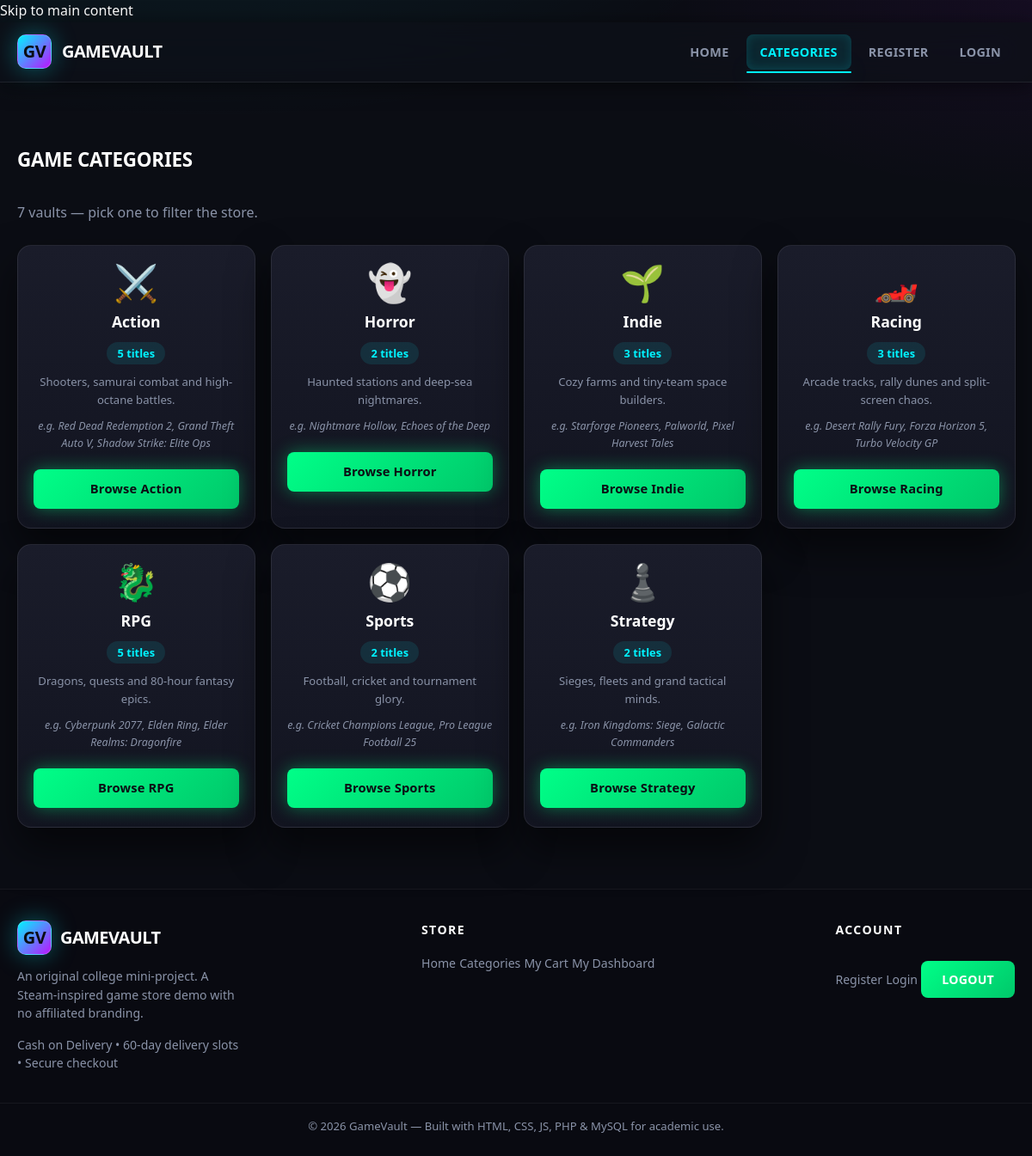
/categories.php, run on the app's committed database.
### tables this page shows
CREATE TABLE IF NOT EXISTS categories (
  category_id INT AUTO_INCREMENT PRIMARY KEY,
  name        VARCHAR(50)  NOT NULL UNIQUE,
  slug        VARCHAR(50)  NOT NULL UNIQUE COMMENT 'url-safe: action, rpg...',
  icon        VARCHAR(10)  NOT NULL DEFAULT '🎮' COMMENT 'text/emoji icon, original asset',
  description VARCHAR(255) NOT NULL DEFAULT ''
);

### categories.php (the view, shortened to what this page needs)
<?php
require_once __DIR__ . '/includes/db.php';
$active_page = 'categories';
$categories = [];
try {
    $stmt = $conn->prepare(
        'SELECT c.category_id, c.name, c.slug, c.icon, c.description, ' .
        'COUNT(g.game_id) AS total, ' .
        'SUBSTRING_INDEX(GROUP_CONCAT(g.title ORDER BY g.discount_percent DESC SEPARATOR \'|\'), \'|\', 3) AS samples ' .
        'FROM categories c LEFT JOIN games g ON g.category_id = c.category_id ' .
        'GROUP BY c.category_id ORDER BY c.name ASC'
    );
    $stmt->execute();
    while ($row = $stmt->fetch()) {
        $categories[] = $row;
    }
} catch (PDOException $e) {
    $db_error = 'Could not load categories right now. Please try again later.';
}
require_once __DIR__ . '/includes/header.php';
?>
<h2 class="section-title reveal">Game Categories</h2>
<p class="muted reveal"><?php echo (int)count($categories); ?> vault<?php echo (count($categories) === 1) ? '' : 's'; ?> &mdash; pick one to filter the store.</p>
<div class="categories-grid categories-page reveal">
  <?php foreach ($categories as $c): ?>
    <a href="index.php?category=<?php echo urlencode($c['slug']); ?>#categories" class="category-card">
      <span class="category-icon"><?php echo htmlspecialchars($c['icon']); ?></span>
      <span class="category-name"><?php echo htmlspecialchars($c['name']); ?></span>
      <span class="category-count"><?php echo (int)$c['total']; ?> title<?php echo ((int)$c['total'] === 1) ? '' : 's'; ?></span>
      <span class="category-desc"><?php echo htmlspecialchars($c['description']); ?></span>
      <?php if (!empty($c['samples'])): ?>
        <span class="category-samples">e.g. <?php echo htmlspecialchars(str_replace('|', ', ', $c['samples'])); ?></span>
      <?php endif; ?>
      <span class="btn btn-green btn-block">Browse <?php echo htmlspecialchars($c['name']); ?></span>
    </a>
  <?php endforeach; ?>
</div>
<?php require_once __DIR__ . '/includes/footer.php'; ?>

### includes/header.php (shortened to what this page needs)
<?php
require_once __DIR__ . '/cart.php';
$active_page = $active_page ?? basename($_SERVER['PHP_SELF'], '.php');
$is_logged   = isset($_SESSION['user_id']);
?>
<!DOCTYPE html>
<html lang="en">
<head>
<?php $css_v = @filemtime(__DIR__ . '/../css/style.css') ?: time(); ?>
<link rel="stylesheet" href="css/style.css?v=<?php echo (int)$css_v; ?>">
</head>
<body>
<a href="#main" class="skip-link">Skip to main content</a>
<header class="navbar">
  <div class="nav-inner">
    <a href="index.php" class="logo">
      <span class="logo-mark">GV</span>
      <span class="logo-text">Game<strong>Vault</strong></span>
    </a>
    <nav class="nav-links" id="navLinks">
      <a href="index.php" class="<?php echo ($active_page === 'index') ? 'active' : ''; ?>">Home</a>
      <a href="categories.php" class="<?php echo ($active_page === 'categories') ? 'active' : ''; ?>">Categories</a>
      <?php if (!$is_logged): ?>
        <a href="register.php" class="<?php echo ($active_page === 'register') ? 'active' : ''; ?>">Register</a>
        <a href="login.php" class="<?php echo ($active_page === 'login') ? 'active' : ''; ?>">Login</a>
      <?php endif; ?>
    </nav>
  </div>
</header>
<main class="container" id="main" tabindex="-1">

### includes/footer.php (shortened to what this page needs)
</main>
<footer class="footer">
  <div class="footer-inner">
    <div class="footer-col">
      <div class="logo footer-logo" style="margin-bottom:14px;"><span class="logo-mark">GV</span> <span class="logo-text">Game<strong>Vault</strong></span></div>
      <p class="footer-desc">An original college mini-project. A Steam-inspired game store demo with no affiliated branding.</p>
      <p class="footer-desc"><span>Cash on Delivery</span> &bull; <span>60-day delivery slots</span> &bull; <span>Secure checkout</span></p>
    </div>
    <div class="footer-col">
      <h4>Store</h4>
      <a href="index.php">Home</a>
      <a href="categories.php">Categories</a>
      <a href="cart.php">My Cart</a>
      <a href="dashboard.php">My Dashboard</a>
    </div>
    <div class="footer-col">
      <h4>Account</h4>
      <a href="register.php">Register</a>
      <a href="login.php">Login</a>
      <form method="post" action="logout.php" style="display:inline;">
        <button type="submit" class="logout-btn">Logout</button>
      </form>
    </div>
  </div>
  <div class="footer-bottom">&copy; <?php echo date('Y'); ?> GameVault &mdash; Built with HTML, CSS, JS, PHP &amp; MySQL for academic use.</div>
</footer>
</body>
</html>

### data on the page
categories: icon "⚔️", name "Action", total "5", description "Shooters, samurai combat and high-octane battles.", samples "Red Dead Redemption 2, Grand Theft Auto V, Shadow Strike: Elite Ops"
categories: icon "👻", name "Horror", total "2", description "Haunted stations and deep-sea nightmares.", samples "Nightmare Hollow, Echoes of the Deep"
categories: icon "🌱", name "Indie", total "3", description "Cozy farms and tiny-team space builders.", samples "Starforge Pioneers, Palworld, Pixel Harvest Tales"
categories: icon "🏎️", name "Racing", total "3", description "Arcade tracks, rally dunes and split-screen chaos.", samples "Desert Rally Fury, Forza Horizon 5, Turbo Velocity GP"
categories: icon "🐉", name "RPG", total "5", description "Dragons, quests and 80-hour fantasy epics.", samples "Cyberpunk 2077, Elden Ring, Elder Realms: Dragonfire"
categories: icon "⚽", name "Sports", total "2", description "Football, cricket and tournament glory.", samples "Cricket Champions League, Pro League Football 25"
categories: icon "♟️", name "Strategy", total "2", description "Sieges, fleets and grand tactical minds.", samples "Iron Kingdoms: Siege, Galactic Commanders"

### other printed values
count($categories) "7"
